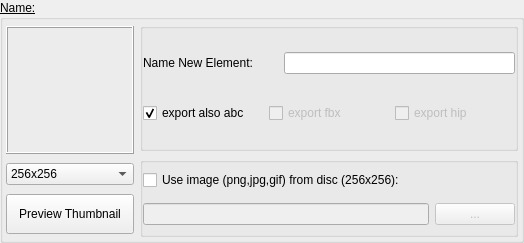
                  <widget class="QGroupBox" name="groupBox_sgNameNewEntry">
                   <property name="sizePolicy">
                    <sizepolicy hsizetype="Preferred" vsizetype="Preferred">
                     <horstretch>0</horstretch>
                     <verstretch>0</verstretch>
                    </sizepolicy>
                   </property>
                   <property name="minimumSize">
                    <size>
                     <width>0</width>
                     <height>0</height>
                    </size>
                   </property>
                   <property name="maximumSize">
                    <size>
                     <width>16777215</width>
                     <height>300</height>
                    </size>
                   </property>
                   <property name="font">
                    <font>
                     <pointsize>9</pointsize>
                     <bold>false</bold>
                     <underline>true</underline>
                    </font>
                   </property>
                   <property name="title">
                    <string>Name:</string>
                   </property>
                   <layout class="QGridLayout" name="gridLayout_11">
                    <property name="leftMargin">
                     <number>3</number>
                    </property>
                    <property name="topMargin">
                     <number>3</number>
                    </property>
                    <property name="rightMargin">
                     <number>3</number>
                    </property>
                    <property name="bottomMargin">
                     <number>3</number>
                    </property>
                    <item row="0" column="0" rowspan="2">
                     <layout class="QVBoxLayout" name="verticalLayout_9">
                      <item>
                       <widget class="QLabel" name="label_sgPreview">
                        <property name="sizePolicy">
                         <sizepolicy hsizetype="Preferred" vsizetype="Preferred">
                          <horstretch>0</horstretch>
                          <verstretch>0</verstretch>
                         </sizepolicy>
                        </property>
                        <property name="minimumSize">
                         <size>
                          <width>128</width>
                          <height>128</height>
                         </size>
                        </property>
                        <property name="maximumSize">
                         <size>
                          <width>128</width>
                          <height>128</height>
                         </size>
                        </property>
                        <property name="mouseTracking">
                         <bool>true</bool>
                        </property>
                        <property name="acceptDrops">
                         <bool>true</bool>
                        </property>
                        <property name="toolTip">
                         <string>&lt;html&gt;&lt;head/&gt;&lt;body&gt;&lt;p&gt;infos to come !&lt;/p&gt;&lt;/body&gt;&lt;/html&gt;</string>
                        </property>
                        <property name="frameShape">
                         <enum>QFrame::Box</enum>
                        </property>
                        <property name="frameShadow">
                         <enum>QFrame::Raised</enum>
                        </property>
                        <property name="text">
                         <string/>
                        </property>
                        <property name="alignment">
                         <set>Qt::AlignLeading|Qt::AlignLeft|Qt::AlignTop</set>
                        </property>
                        <property name="margin">
                         <number>2</number>
                        </property>
                        <property name="indent">
                         <number>1</number>
                        </property>
                       </widget>
                      </item>
                      <item>
                       <widget class="QComboBox" name="comboBox_sgPreviewRes">
                        <property name="maximumSize">
                         <size>
                          <width>16777215</width>
                          <height>16777215</height>
                         </size>
                        </property>
                        <property name="font">
                         <font>
                          <pointsize>9</pointsize>
                          <bold>false</bold>
                          <underline>false</underline>
                         </font>
                        </property>
                        <item>
                         <property name="text">
                          <string>256x256</string>
                         </property>
                        </item>
                        <item>
                         <property name="text">
                          <string>512x512</string>
                         </property>
                        </item>
                       </widget>
                      </item>
                      <item>
                       <widget class="QPushButton" name="pushButton_sgPreviewThumbnail">
                        <property name="minimumSize">
                         <size>
                          <width>0</width>
                          <height>40</height>
                         </size>
                        </property>
                        <property name="maximumSize">
                         <size>
                          <width>16777215</width>
                          <height>40</height>
                         </size>
                        </property>
                        <property name="font">
                         <font>
                          <pointsize>9</pointsize>
                          <bold>false</bold>
                          <underline>false</underline>
                         </font>
                        </property>
                        <property name="toolTip">
                         <string>&lt;html&gt;&lt;head/&gt;&lt;body&gt;&lt;p&gt;Click on the view you want to Generate the thumbnail.&lt;/p&gt;&lt;p&gt;It can be the Perspective view or the Material Viewer, then click on the button&lt;/p&gt;&lt;p&gt;Be aware that it must be the last thing you selected before creating an entry&lt;/p&gt;&lt;/body&gt;&lt;/html&gt;</string>
                        </property>
                        <property name="text">
                         <string>Preview Thumbnail</string>
                        </property>
                       </widget>
                      </item>
                     </layout>
                    </item>
                    <item row="0" column="1">
                     <widget class="QGroupBox" name="groupBox_sgNameEntry">
                      <property name="sizePolicy">
                       <sizepolicy hsizetype="Preferred" vsizetype="Expanding">
                        <horstretch>0</horstretch>
                        <verstretch>0</verstretch>
                       </sizepolicy>
                      </property>
                      <property name="minimumSize">
                       <size>
                        <width>0</width>
                        <height>128</height>
                       </size>
                      </property>
                      <property name="maximumSize">
                       <size>
                        <width>16777215</width>
                        <height>128</height>
                       </size>
                      </property>
                      <property name="title">
                       <string/>
                      </property>
                      <layout class="QVBoxLayout" name="verticalLayout_63">
                       <property name="leftMargin">
                        <number>0</number>
                       </property>
                       <property name="topMargin">
                        <number>0</number>
                       </property>
                       <property name="rightMargin">
                        <number>0</number>
                       </property>
                       <property name="bottomMargin">
                        <number>0</number>
                       </property>
                       <item>
                        <layout class="QHBoxLayout" name="horizontalLayout_54">
                         <item>
                          <widget class="QLabel" name="label_sgNameEntry">
                           <property name="maximumSize">
                            <size>
                             <width>135</width>
                             <height>16777215</height>
                            </size>
                           </property>
                           <property name="font">
                            <font>
                             <pointsize>9</pointsize>
                             <bold>false</bold>
                             <underline>false</underline>
                            </font>
                           </property>
                           <property name="text">
                            <string>Name New Element:</string>
                           </property>
                          </widget>
                         </item>
                         <item>
                          <widget class="QLineEdit" name="lineEdit_sgNameEntry">
                           <property name="sizePolicy">
                            <sizepolicy hsizetype="Preferred" vsizetype="Maximum">
                             <horstretch>0</horstretch>
                             <verstretch>1</verstretch>
                            </sizepolicy>
                           </property>
                           <property name="minimumSize">
                            <size>
                             <width>0</width>
                             <height>0</height>
                            </size>
                           </property>
                           <property name="maximumSize">
                            <size>
                             <width>16777215</width>
                             <height>22</height>
                            </size>
                           </property>
                           <property name="font">
                            <font>
                             <pointsize>9</pointsize>
                             <bold>false</bold>
                             <underline>false</underline>
                            </font>
                           </property>
                           <property name="toolTip">
                            <string>&lt;html&gt;&lt;head/&gt;&lt;body&gt;&lt;p&gt;Type the name of your new element here, no special characters please, use _ for a space, and follow the name convention.&lt;/p&gt;&lt;/body&gt;&lt;/html&gt;</string>
                           </property>
                          </widget>
                         </item>
                        </layout>
                       </item>
                       <item>
                        <layout class="QHBoxLayout" name="horizontalLayout_55">
                         <item>
                          <widget class="QCheckBox" name="checkBox_sgExportAbc">
                           <property name="enabled">
                            <bool>true</bool>
                           </property>
                           <property name="sizePolicy">
                            <sizepolicy hsizetype="Expanding" vsizetype="Fixed">
                             <horstretch>0</horstretch>
                             <verstretch>0</verstretch>
                            </sizepolicy>
                           </property>
                           <property name="minimumSize">
                            <size>
                             <width>120</width>
                             <height>0</height>
                            </size>
                           </property>
                           <property name="font">
                            <font>
                             <pointsize>9</pointsize>
                             <bold>false</bold>
                             <underline>false</underline>
                            </font>
                           </property>
                           <property name="text">
                            <string>export also abc</string>
                           </property>
                           <property name="checked">
                            <bool>true</bool>
                           </property>
                          </widget>
                         </item>
                         <item>
                          <widget class="QCheckBox" name="checkBox_sgExportFbx">
                           <property name="enabled">
                            <bool>false</bool>
                           </property>
                           <property name="sizePolicy">
                            <sizepolicy hsizetype="Expanding" vsizetype="Fixed">
                             <horstretch>0</horstretch>
                             <verstretch>0</verstretch>
                            </sizepolicy>
                           </property>
                           <property name="minimumSize">
                            <size>
                             <width>120</width>
                             <height>0</height>
                            </size>
                           </property>
                           <property name="font">
                            <font>
                             <pointsize>9</pointsize>
                             <bold>false</bold>
                             <underline>false</underline>
                            </font>
                           </property>
                           <property name="text">
                            <string>export fbx</string>
                           </property>
                          </widget>
                         </item>
                         <item>
                          <widget class="QCheckBox" name="checkBox_sgExportHipFile">
                           <property name="enabled">
                            <bool>false</bool>
                           </property>
                           <property name="sizePolicy">
                            <sizepolicy hsizetype="Expanding" vsizetype="Fixed">
                             <horstretch>0</horstretch>
                             <verstretch>0</verstretch>
                            </sizepolicy>
                           </property>
                           <property name="minimumSize">
                            <size>
                             <width>120</width>
                             <height>0</height>
                            </size>
                           </property>
                           <property name="font">
                            <font>
                             <pointsize>9</pointsize>
                             <bold>false</bold>
                             <underline>false</underline>
                            </font>
                           </property>
                           <property name="text">
                            <string>export hip</string>
                           </property>
                          </widget>
                         </item>
                        </layout>
                       </item>
                      </layout>
                     </widget>
                    </item>
                    <item row="1" column="1">
                     <widget class="QGroupBox" name="groupBox_sgLPreviewThumb">
                      <property name="sizePolicy">
                       <sizepolicy hsizetype="Expanding" vsizetype="Expanding">
                        <horstretch>0</horstretch>
                        <verstretch>0</verstretch>
                       </sizepolicy>
                      </property>
                      <property name="minimumSize">
                       <size>
                        <width>0</width>
                        <height>80</height>
                       </size>
                      </property>
                      <property name="maximumSize">
                       <size>
                        <width>16777215</width>
                        <height>80</height>
                       </size>
                      </property>
                      <property name="title">
                       <string/>
                      </property>
                      <layout class="QVBoxLayout" name="verticalLayout_73">
                       <property name="leftMargin">
                        <number>0</number>
                       </property>
                       <property name="topMargin">
                        <number>0</number>
                       </property>
                       <property name="rightMargin">
                        <number>0</number>
                       </property>
                       <property name="bottomMargin">
                        <number>0</number>
                       </property>
                       <item>
                        <widget class="QCheckBox" name="checkBox_sgUseFileDisc">
                         <property name="enabled">
                          <bool>true</bool>
                         </property>
                         <property name="font">
                          <font>
                           <pointsize>9</pointsize>
                           <bold>false</bold>
                           <underline>false</underline>
                          </font>
                         </property>
                         <property name="text">
                          <string>Use image (png,jpg,gif) from disc (256x256):</string>
                         </property>
                         <property name="checkable">
                          <bool>true</bool>
                         </property>
                        </widget>
                       </item>
                       <item>
                        <layout class="QHBoxLayout" name="horizontalLayout_64">
                         <item>
                          <widget class="QLineEdit" name="sg_thumbnailFile_lineEdit">
                           <property name="enabled">
                            <bool>false</bool>
                           </property>
                           <property name="sizePolicy">
                            <sizepolicy hsizetype="Preferred" vsizetype="Maximum">
                             <horstretch>0</horstretch>
                             <verstretch>0</verstretch>
                            </sizepolicy>
                           </property>
                           <property name="font">
                            <font>
                             <pointsize>9</pointsize>
                             <bold>false</bold>
                             <underline>false</underline>
                            </font>
                           </property>
                          </widget>
                         </item>
                         <item>
                          <widget class="QPushButton" name="sg_thumbnailFile_toolButton">
                           <property name="enabled">
                            <bool>false</bool>
                           </property>
                           <property name="sizePolicy">
                            <sizepolicy hsizetype="Minimum" vsizetype="Fixed">
                             <horstretch>0</horstretch>
                             <verstretch>0</verstretch>
                            </sizepolicy>
                           </property>
                           <property name="minimumSize">
                            <size>
                             <width>80</width>
                             <height>0</height>
                            </size>
                           </property>
                           <property name="maximumSize">
                            <size>
                             <width>80</width>
                             <height>16777215</height>
                            </size>
                           </property>
                           <property name="font">
                            <font>
                             <pointsize>9</pointsize>
                             <bold>false</bold>
                             <underline>false</underline>
                            </font>
                           </property>
                           <property name="cursor">
                            <cursorShape>PointingHandCursor</cursorShape>
                           </property>
                           <property name="text">
                            <string>...</string>
                           </property>
                          </widget>
                         </item>
                        </layout>
                       </item>
                      </layout>
                     </widget>
                    </item>
                   </layout>
                  </widget>
